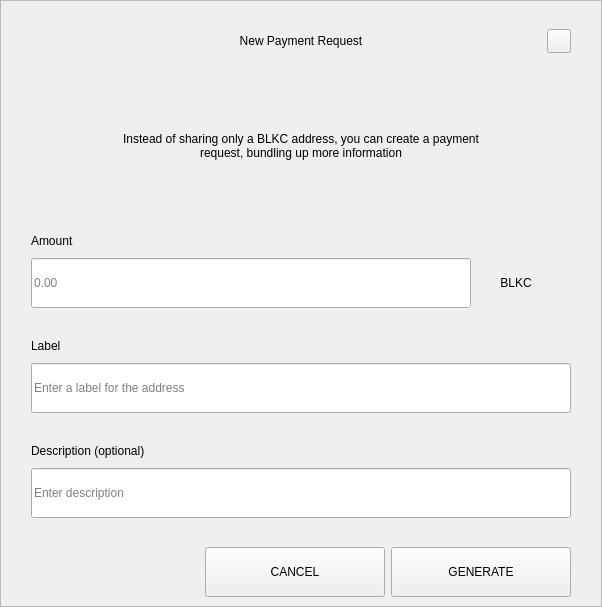
<?xml version="1.0" encoding="UTF-8"?>
<ui version="4.0">
 <class>RequestDialog</class>
 <widget class="QDialog" name="RequestDialog">
  <property name="geometry">
   <rect>
    <x>0</x>
    <y>0</y>
    <width>602</width>
    <height>607</height>
   </rect>
  </property>
  <property name="windowTitle">
   <string>Dialog</string>
  </property>
  <layout class="QVBoxLayout" name="verticalLayout_5">
   <property name="spacing">
    <number>0</number>
   </property>
   <property name="leftMargin">
    <number>0</number>
   </property>
   <property name="topMargin">
    <number>0</number>
   </property>
   <property name="rightMargin">
    <number>0</number>
   </property>
   <property name="bottomMargin">
    <number>0</number>
   </property>
   <item>
    <widget class="QFrame" name="frame">
     <property name="styleSheet">
      <string notr="true"/>
     </property>
     <property name="frameShape">
      <enum>QFrame::StyledPanel</enum>
     </property>
     <property name="frameShadow">
      <enum>QFrame::Raised</enum>
     </property>
     <layout class="QVBoxLayout" name="verticalLayout_4" stretch="1,0,0">
      <property name="spacing">
       <number>0</number>
      </property>
      <property name="leftMargin">
       <number>30</number>
      </property>
      <property name="topMargin">
       <number>20</number>
      </property>
      <property name="rightMargin">
       <number>30</number>
      </property>
      <property name="bottomMargin">
       <number>0</number>
      </property>
      <item>
       <layout class="QHBoxLayout" name="horizontalLayout_3">
        <property name="spacing">
         <number>0</number>
        </property>
        <item>
         <spacer name="horizontalSpacer_21">
          <property name="orientation">
           <enum>Qt::Horizontal</enum>
          </property>
          <property name="sizeHint" stdset="0">
           <size>
            <width>40</width>
            <height>20</height>
           </size>
          </property>
         </spacer>
        </item>
        <item>
         <widget class="QLabel" name="labelTitle">
          <property name="minimumSize">
           <size>
            <width>0</width>
            <height>40</height>
           </size>
          </property>
          <property name="maximumSize">
           <size>
            <width>16777215</width>
            <height>40</height>
           </size>
          </property>
          <property name="styleSheet">
           <string notr="true">padding-left:24px;</string>
          </property>
          <property name="text">
           <string>New Payment Request</string>
          </property>
          <property name="alignment">
           <set>Qt::AlignCenter</set>
          </property>
          <property name="margin">
           <number>7</number>
          </property>
         </widget>
        </item>
        <item>
         <spacer name="horizontalSpacer">
          <property name="orientation">
           <enum>Qt::Horizontal</enum>
          </property>
          <property name="sizeHint" stdset="0">
           <size>
            <width>40</width>
            <height>20</height>
           </size>
          </property>
         </spacer>
        </item>
        <item>
         <widget class="QPushButton" name="btnEsc">
          <property name="minimumSize">
           <size>
            <width>24</width>
            <height>24</height>
           </size>
          </property>
          <property name="maximumSize">
           <size>
            <width>24</width>
            <height>24</height>
           </size>
          </property>
          <property name="focusPolicy">
           <enum>Qt::NoFocus</enum>
          </property>
          <property name="text">
           <string/>
          </property>
         </widget>
        </item>
       </layout>
      </item>
      <item>
       <widget class="QStackedWidget" name="stack">
        <property name="minimumSize">
         <size>
          <width>540</width>
          <height>0</height>
         </size>
        </property>
        <property name="maximumSize">
         <size>
          <width>540</width>
          <height>16777215</height>
         </size>
        </property>
        <property name="currentIndex">
         <number>0</number>
        </property>
        <widget class="QWidget" name="page_1">
         <property name="minimumSize">
          <size>
           <width>540</width>
           <height>0</height>
          </size>
         </property>
         <property name="maximumSize">
          <size>
           <width>540</width>
           <height>16777215</height>
          </size>
         </property>
         <layout class="QVBoxLayout" name="layout1">
          <property name="spacing">
           <number>0</number>
          </property>
          <property name="leftMargin">
           <number>0</number>
          </property>
          <property name="topMargin">
           <number>0</number>
          </property>
          <property name="rightMargin">
           <number>0</number>
          </property>
          <property name="bottomMargin">
           <number>0</number>
          </property>
          <item>
           <spacer name="verticalSpacer_21">
            <property name="orientation">
             <enum>Qt::Vertical</enum>
            </property>
            <property name="sizeType">
             <enum>QSizePolicy::Fixed</enum>
            </property>
            <property name="sizeHint" stdset="0">
             <size>
              <width>20</width>
              <height>30</height>
             </size>
            </property>
           </spacer>
          </item>
          <item alignment="Qt::AlignHCenter">
           <widget class="QLabel" name="labelMessage">
            <property name="minimumSize">
             <size>
              <width>400</width>
              <height>50</height>
             </size>
            </property>
            <property name="text">
             <string>Instead of sharing only a BLKC address, you can create a payment request, bundling up more information</string>
            </property>
            <property name="alignment">
             <set>Qt::AlignCenter</set>
            </property>
            <property name="wordWrap">
             <bool>true</bool>
            </property>
           </widget>
          </item>
          <item alignment="Qt::AlignBottom">
           <widget class="QWidget" name="containerAmount" native="true">
            <layout class="QVBoxLayout" name="verticalLayout">
             <property name="spacing">
              <number>9</number>
             </property>
             <property name="leftMargin">
              <number>0</number>
             </property>
             <property name="topMargin">
              <number>0</number>
             </property>
             <property name="rightMargin">
              <number>0</number>
             </property>
             <property name="bottomMargin">
              <number>0</number>
             </property>
             <item>
              <widget class="QLabel" name="labelSubtitleAmount">
               <property name="minimumSize">
                <size>
                 <width>350</width>
                 <height>16</height>
                </size>
               </property>
               <property name="maximumSize">
                <size>
                 <width>16777215</width>
                 <height>16</height>
                </size>
               </property>
               <property name="text">
                <string>Amount</string>
               </property>
              </widget>
             </item>
             <item alignment="Qt::AlignTop">
              <widget class="QWidget" name="layoutAmount" native="true">
               <layout class="QHBoxLayout" name="horizontalLayout" stretch="2,0">
                <property name="spacing">
                 <number>0</number>
                </property>
                <property name="leftMargin">
                 <number>0</number>
                </property>
                <property name="topMargin">
                 <number>0</number>
                </property>
                <property name="rightMargin">
                 <number>0</number>
                </property>
                <property name="bottomMargin">
                 <number>0</number>
                </property>
                <item>
                 <widget class="QLineEdit" name="lineEditAmount">
                  <property name="minimumSize">
                   <size>
                    <width>0</width>
                    <height>50</height>
                   </size>
                  </property>
                  <property name="maximumSize">
                   <size>
                    <width>16777215</width>
                    <height>50</height>
                   </size>
                  </property>
                  <property name="placeholderText">
                   <string notr="true">0.00</string>
                  </property>
                 </widget>
                </item>
                <item>
                 <widget class="QWidget" name="comboContainer" native="true">
                  <property name="minimumSize">
                   <size>
                    <width>100</width>
                    <height>50</height>
                   </size>
                  </property>
                  <property name="maximumSize">
                   <size>
                    <width>16777215</width>
                    <height>50</height>
                   </size>
                  </property>
                  <layout class="QHBoxLayout" name="horizontalLayout_31">
                   <property name="spacing">
                    <number>0</number>
                   </property>
                   <property name="leftMargin">
                    <number>0</number>
                   </property>
                   <property name="topMargin">
                    <number>0</number>
                   </property>
                   <property name="rightMargin">
                    <number>10</number>
                   </property>
                   <property name="bottomMargin">
                    <number>0</number>
                   </property>
                   <item>
                    <widget class="QLabel" name="comboBoxCoin">
                     <property name="text">
                      <string>BLKC</string>
                     </property>
                     <property name="alignment">
                      <set>Qt::AlignCenter</set>
                     </property>
                    </widget>
                   </item>
                  </layout>
                 </widget>
                </item>
               </layout>
              </widget>
             </item>
            </layout>
           </widget>
          </item>
          <item>
           <spacer name="verticalSpacer_31">
            <property name="orientation">
             <enum>Qt::Vertical</enum>
            </property>
            <property name="sizeType">
             <enum>QSizePolicy::Fixed</enum>
            </property>
            <property name="sizeHint" stdset="0">
             <size>
              <width>20</width>
              <height>30</height>
             </size>
            </property>
           </spacer>
          </item>
          <item>
           <layout class="QVBoxLayout" name="verticalLayoutLabel">
            <property name="spacing">
             <number>9</number>
            </property>
            <item>
             <widget class="QLabel" name="labelSubtitleLabel">
              <property name="minimumSize">
               <size>
                <width>0</width>
                <height>16</height>
               </size>
              </property>
              <property name="maximumSize">
               <size>
                <width>16777215</width>
                <height>16</height>
               </size>
              </property>
              <property name="text">
               <string>Label</string>
              </property>
             </widget>
            </item>
            <item>
             <widget class="QLineEdit" name="lineEditLabel">
              <property name="minimumSize">
               <size>
                <width>0</width>
                <height>50</height>
               </size>
              </property>
              <property name="maximumSize">
               <size>
                <width>16777215</width>
                <height>50</height>
               </size>
              </property>
              <property name="placeholderText">
               <string>Enter a label for the address</string>
              </property>
             </widget>
            </item>
           </layout>
          </item>
          <item>
           <spacer name="verticalSpacer_34">
            <property name="orientation">
             <enum>Qt::Vertical</enum>
            </property>
            <property name="sizeType">
             <enum>QSizePolicy::Fixed</enum>
            </property>
            <property name="sizeHint" stdset="0">
             <size>
              <width>20</width>
              <height>30</height>
             </size>
            </property>
           </spacer>
          </item>
          <item>
           <layout class="QVBoxLayout" name="verticalLayoutDescription">
            <property name="spacing">
             <number>9</number>
            </property>
            <item>
             <widget class="QLabel" name="labelSubtitleDescription">
              <property name="minimumSize">
               <size>
                <width>0</width>
                <height>16</height>
               </size>
              </property>
              <property name="maximumSize">
               <size>
                <width>16777215</width>
                <height>16</height>
               </size>
              </property>
              <property name="text">
               <string>Description (optional)</string>
              </property>
             </widget>
            </item>
            <item>
             <widget class="QLineEdit" name="lineEditDescription">
              <property name="minimumSize">
               <size>
                <width>0</width>
                <height>50</height>
               </size>
              </property>
              <property name="maximumSize">
               <size>
                <width>16777215</width>
                <height>50</height>
               </size>
              </property>
              <property name="placeholderText">
               <string>Enter description</string>
              </property>
             </widget>
            </item>
            <item>
             <spacer name="verticalSpacer_4">
              <property name="orientation">
               <enum>Qt::Vertical</enum>
              </property>
              <property name="sizeType">
               <enum>QSizePolicy::Fixed</enum>
              </property>
              <property name="sizeHint" stdset="0">
               <size>
                <width>20</width>
                <height>20</height>
               </size>
              </property>
             </spacer>
            </item>
           </layout>
          </item>
         </layout>
        </widget>
        <widget class="QWidget" name="page_2">
         <layout class="QVBoxLayout" name="layout2">
          <item>
           <spacer name="verticalSpacer_5">
            <property name="orientation">
             <enum>Qt::Vertical</enum>
            </property>
            <property name="sizeType">
             <enum>QSizePolicy::Fixed</enum>
            </property>
            <property name="sizeHint" stdset="0">
             <size>
              <width>20</width>
              <height>50</height>
             </size>
            </property>
           </spacer>
          </item>
          <item alignment="Qt::AlignHCenter">
           <widget class="QLabel" name="labelQrImg">
            <property name="minimumSize">
             <size>
              <width>260</width>
              <height>260</height>
             </size>
            </property>
            <property name="maximumSize">
             <size>
              <width>260</width>
              <height>260</height>
             </size>
            </property>
            <property name="text">
             <string/>
            </property>
            <property name="alignment">
             <set>Qt::AlignCenter</set>
            </property>
           </widget>
          </item>
          <item>
           <spacer name="verticalSpacer_2">
            <property name="orientation">
             <enum>Qt::Vertical</enum>
            </property>
            <property name="sizeType">
             <enum>QSizePolicy::Fixed</enum>
            </property>
            <property name="sizeHint" stdset="0">
             <size>
              <width>20</width>
              <height>30</height>
             </size>
            </property>
           </spacer>
          </item>
          <item alignment="Qt::AlignHCenter">
           <widget class="QLabel" name="labelAddress">
            <property name="text">
             <string>D7VFR83SQbiezrW72hjcWJtcfip5krte2Z </string>
            </property>
           </widget>
          </item>
          <item>
           <spacer name="verticalSpacer_32">
            <property name="orientation">
             <enum>Qt::Vertical</enum>
            </property>
            <property name="sizeType">
             <enum>QSizePolicy::Expanding</enum>
            </property>
            <property name="sizeHint" stdset="0">
             <size>
              <width>20</width>
              <height>20</height>
             </size>
            </property>
           </spacer>
          </item>
          <item>
           <layout class="QHBoxLayout" name="horizontal">
            <property name="leftMargin">
             <number>20</number>
            </property>
            <property name="rightMargin">
             <number>20</number>
            </property>
            <property name="bottomMargin">
             <number>20</number>
            </property>
            <item>
             <spacer name="horizontalSpacer_4">
              <property name="orientation">
               <enum>Qt::Horizontal</enum>
              </property>
              <property name="sizeHint" stdset="0">
               <size>
                <width>40</width>
                <height>20</height>
               </size>
              </property>
             </spacer>
            </item>
            <item>
             <widget class="QPushButton" name="btnCopyAddress">
              <property name="minimumSize">
               <size>
                <width>180</width>
                <height>50</height>
               </size>
              </property>
              <property name="text">
               <string>COPY ADDRESS</string>
              </property>
             </widget>
            </item>
            <item>
             <widget class="QPushButton" name="btnCopyUrl">
              <property name="minimumSize">
               <size>
                <width>180</width>
                <height>50</height>
               </size>
              </property>
              <property name="text">
               <string>COPY URL</string>
              </property>
             </widget>
            </item>
            <item>
             <spacer name="horizontalSpacer_2">
              <property name="orientation">
               <enum>Qt::Horizontal</enum>
              </property>
              <property name="sizeHint" stdset="0">
               <size>
                <width>40</width>
                <height>20</height>
               </size>
              </property>
             </spacer>
            </item>
           </layout>
          </item>
         </layout>
        </widget>
       </widget>
      </item>
      <item>
       <widget class="QWidget" name="buttonsStack" native="true">
        <layout class="QHBoxLayout" name="horizontalLayout_5">
         <property name="leftMargin">
          <number>20</number>
         </property>
         <property name="rightMargin">
          <number>0</number>
         </property>
         <item>
          <spacer name="horizontalSpacer_41">
           <property name="orientation">
            <enum>Qt::Horizontal</enum>
           </property>
           <property name="sizeHint" stdset="0">
            <size>
             <width>40</width>
             <height>20</height>
            </size>
           </property>
          </spacer>
         </item>
         <item>
          <widget class="QPushButton" name="btnCancel">
           <property name="minimumSize">
            <size>
             <width>180</width>
             <height>50</height>
            </size>
           </property>
           <property name="focusPolicy">
            <enum>Qt::NoFocus</enum>
           </property>
           <property name="text">
            <string>CANCEL</string>
           </property>
          </widget>
         </item>
         <item>
          <widget class="QPushButton" name="btnSave">
           <property name="minimumSize">
            <size>
             <width>180</width>
             <height>50</height>
            </size>
           </property>
           <property name="focusPolicy">
            <enum>Qt::NoFocus</enum>
           </property>
           <property name="text">
            <string>GENERATE</string>
           </property>
          </widget>
         </item>
        </layout>
       </widget>
      </item>
     </layout>
    </widget>
   </item>
  </layout>
 </widget>
 <resources/>
 <connections/>
</ui>
